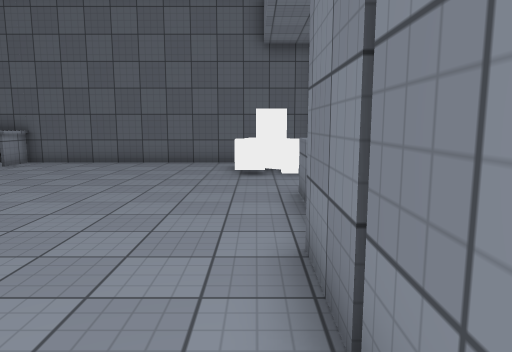
[1] (above)

12 first-person views from a walk through a scene from a Unity 3-D project. The camera is 1.5 m above the floor, tilts 8° down and sees 70° across. The floor is counted in squares, 1 m on a side. Each view is taken from the middle of a square. On the plan, view 1 faces up. The plan holds only what a view shows up to about 16 squares ahead; the rest is blank. The place goes on beyond the plan. The player character is not drawn. Some animated figures are left out. Surface patterns are stand-ins for the level's own textures.

[2]
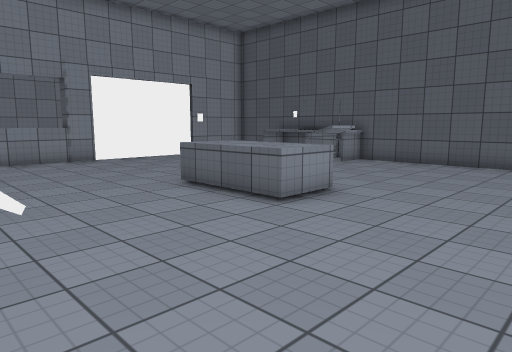

[3]
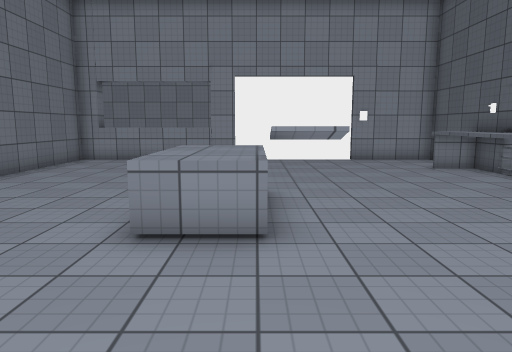

[4]
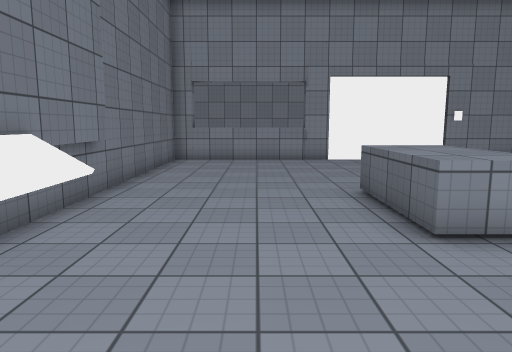

[5]
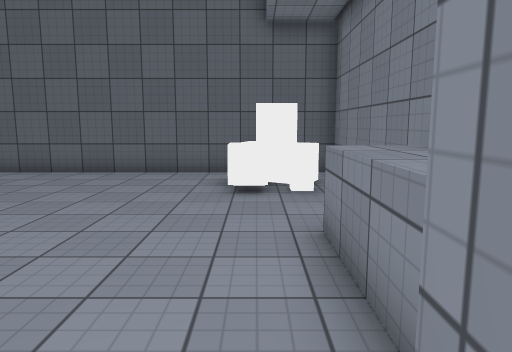

[6]
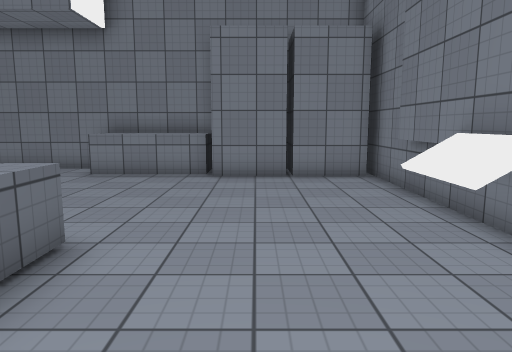

[7]
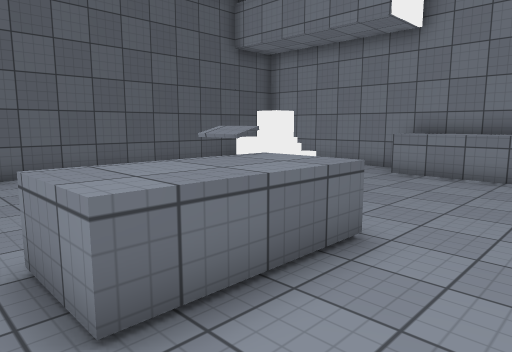

[8]
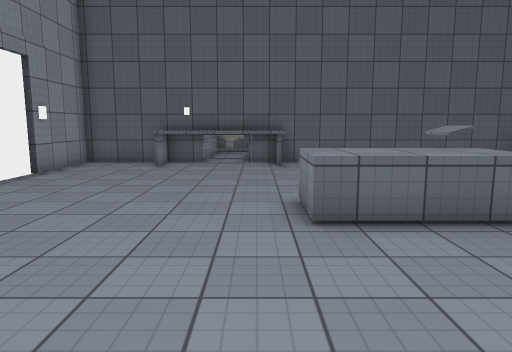

[9]
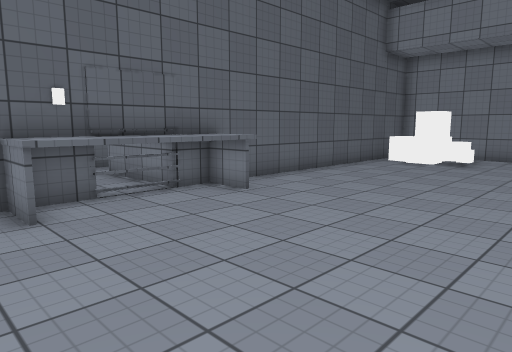

[10]
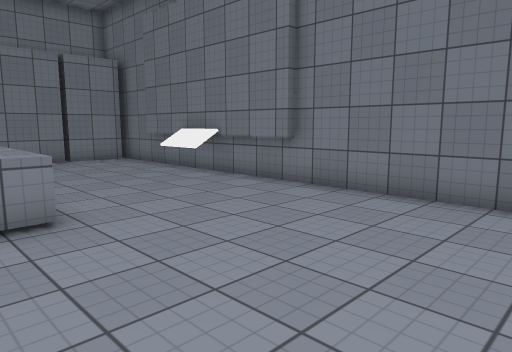

[11]
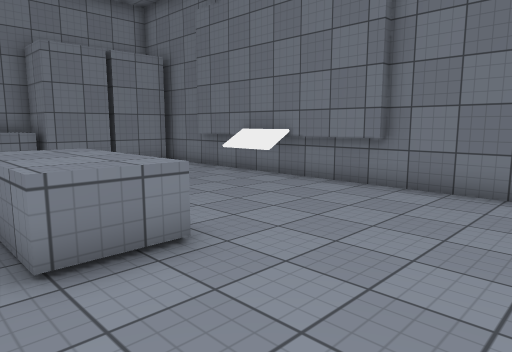

[12]
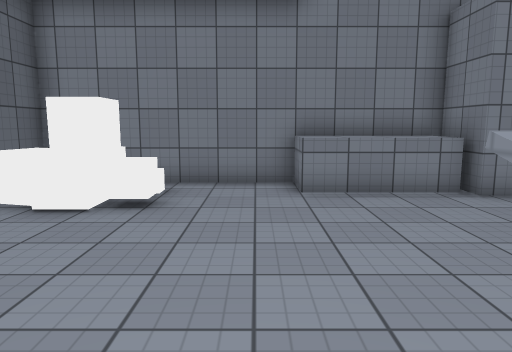

### Floor plan
Key: @ floor where view 1 was taken; # wall or solid block; . floor; ^ raised ledge; O other object.
Columns run from 17 left of view 1 to 3 right of it. Each row starts with its distance up from view 1.
 15 #####################
 14 #...^^^^^........O..#
 13 #...^^^^^........OO.#
 12 #................OO.#
 11 #................O..#
 10 #...................#
  9 #...................#
  8 #..........^......^^#
  7 #.......^^^^......^^#
  6 #.......^^^^......^^#
  5 #.................^^#
  4 ^.................###
  3 ^.................##
  2 ^.................##
  1 ^.................#
  0 #.......########.@#
 -1 ##########    #####

Where each view was taken, in squares from view 1:
view 1: 0 up, 0 right, facing up
view 2: 0 up, 1 left, facing up-left
view 3: 7 up, 1 left, facing left
view 4: 3 up, 1 left, facing left
view 5: 3 up, 0 right, facing up
view 6: 3 up, 10 left, facing right
view 7: 3 up, 10 left, facing up-right
view 8: 0 up, 10 left, facing up
view 9: 7 up, 15 left, facing up-right
view 10: 7 up, 15 left, facing down-right
view 11: 8 up, 13 left, facing down-right
view 12: 9 up, 7 left, facing right
